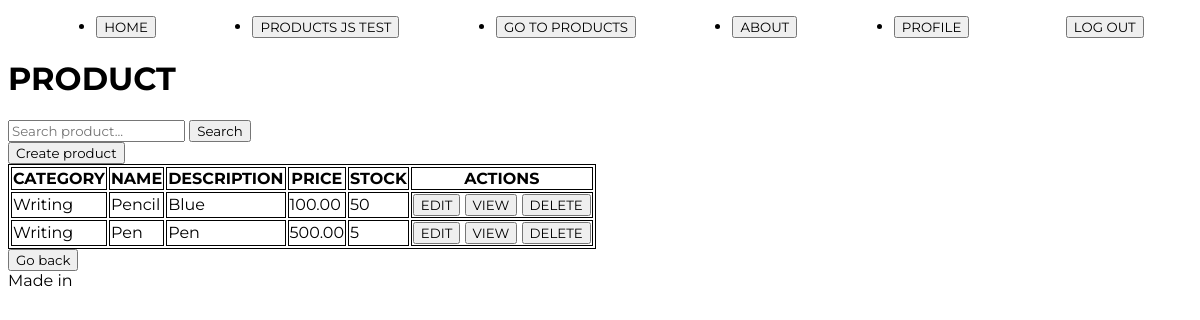
The app's page /product/product/list (signed in), older data.
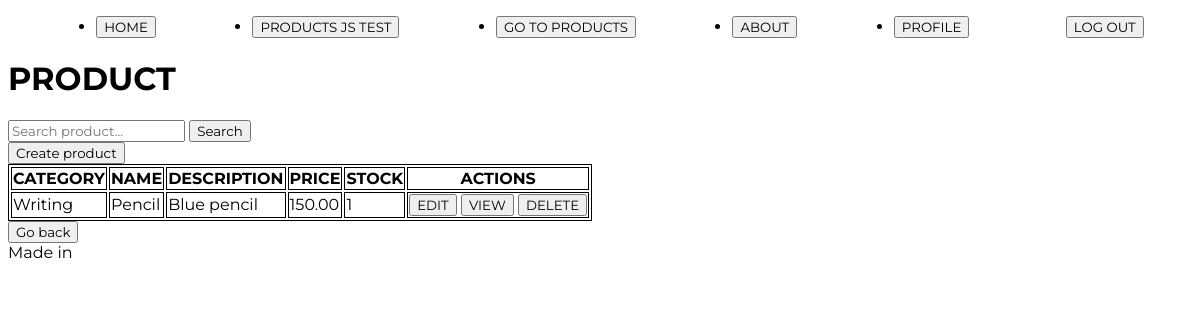
The same page, newer data.
### product/models.py (models this page shows, shortened)
class Product(models.Model):
    category=models.ForeignKey(Category, on_delete=models.CASCADE, null=True, blank=True, verbose_name='category')
    name = models.CharField(max_length=150, db_index=True) #facilita la búsqueda en la BD
    description = models.TextField(blank=True, null=True, verbose_name='Description') #blank: el campo puede dejarse vacío cuando es True
    price = models.DecimalField(max_digits=10, decimal_places=2)
    stock = models.PositiveIntegerField()
    class Meta: #Se utiliza para definir opciones de configuración adicionales de un modelo
        unique_together = ('category', 'name') #la combinación de los campos debe ser única en la BD
        verbose_name = 'Product' #Define el nombre singular legible del modelo (también usado en el panel de ADMIN)
        verbose_name_plural = 'Products' #Define el nombre plurar legible del modelo (también usado en el panel de ADMIN)

class Category(models.Model):
    name = models.CharField(max_length=255, unique=True)
    description = models.TextField(blank=True, null=True, verbose_name='Description')
    def __str__(self):
        return self.name
    class Meta:
        verbose_name = 'Product categories'

### product/views_models/product.py (the view)
# urls.py: path('product/list', product.ProductListView.as_view(), name='product_list'),
class ProductListView(ListView):
    model = models.Product
    template_name = 'product/Product_crud/product_list.html'
    def get_queryset(self):
        search = self.request.GET.get('search')
        if search:
            queryset = models.Product.objects.filter(name__icontains=search)
        else:
            queryset = models.Product.objects.all()
        return queryset

### product/templates/product/Product_crud/product_list.html
{% extends 'core/base.html' %}
{% block content %}
<h1>PRODUCT</h1>
<form action="" method="get">
    <input type="text" name="search" id="" placeholder="Search product...">
    <button type="submit">Search</button>
</form>
<a href="{% url 'product:product_create' %}">
    <button>Create product</button>
</a>
<table class="tablaPrueba">
    <thead>
        <tr>
            <th>CATEGORY</th>
            <th>NAME</th>
            <th>DESCRIPTION</th>
            <th>PRICE</th>
            <th>STOCK</th>
            <th>ACTIONS</th>
        </tr>
    </thead>
    <tbody>
        {% for product in object_list %}
        <tr>
            <td> {{ product.category }}</td>
            <td> {{ product.name }}</td>
            <td> {{ product.description }}</td>
            <td> {{ product.price }}</td>
            <td> {{ product.stock }}</td>
            <td>
                <a href="{% url 'product:product_update' product.id %}">
                    <button>EDIT</button></a>
                <a href="{% url 'product:product_detail' product.id %}">
                    <button>VIEW</button></a>
                <a href="{% url 'product:product_delete' product.id %}">
                    <button>DELETE</button></a>
            </td>
        </tr>
        {% empty %}
        <tr>
            <td>No data available</td>
        </tr>
        {% endfor %}
    </tbody>
</table>
<a href="{% url 'product:index' %}"><button>Go back</button></a>
{% endblock content %}

Row changes from the older to the newer data that the page shows:
removed Product: category "Writing", name "Pencil", description "Blue", price "100.00", stock "50"
removed Product: category "Writing", name "Pen", description "Pen", price "500.00", stock "5"
added Product: category "Writing", name "Pencil", description "Blue pencil", price "150.00", stock "1"
